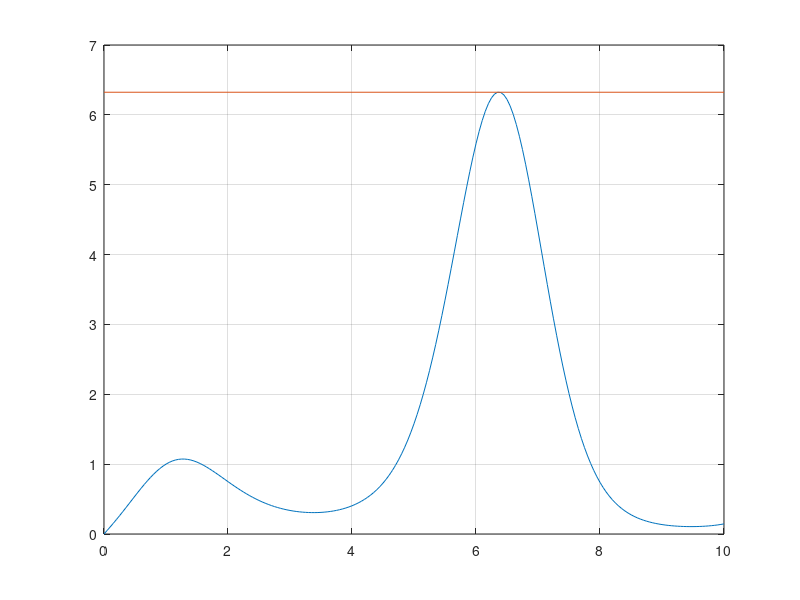

Source code (MATLAB): (Note: this script raises an error after producing the figure.)
%______Metody numeryczne LAB5____________________________
%______________Calkowanie numeryczne_________________

clc;
clear all;
close all;

y = 'x.^cos(x)';
f = inline(y);

%przedzia calki a, b
a = 0;
b = 10;

%n - ilość bloków
n = 200;
%h - krok calkowamie
h = (b-a) / n; 
%Rozkład do całkowania z krokiem h
x = a : h : b;

% _________________Całkowanie metodą prostokątów_____________
J1 = h * (sum(f(x)) - f(b) );

disp("Całkowanie metodą prostokątów: ")
disp(J1);

% __________________Całkowanie metodą trapezów_______________
J2 = h * (sum(f(x)) - f(b) / (2 - f(a)) );

disp("Całkowanie metodą trapezów: ")
disp(J2);

% __________________Całkowanie metodą Simpsona_______________
even = a+h : 2*h : b-h;
own = a+2*h : 2*h : b-2*h;

J3 = (h/3 * (f(a) + 4*sum(f(even)) + 2*sum(f(own)) + f(b)) );

disp("Całkowanie metodą simpsona: ")
disp(J3);

% __________________Całkowanie metodą Simpsona_______________
J4 = quad(y, a, b);

disp("Całkowanie metodą wbudowaną 'quar': ")
disp(J4);


% __________________Całkowanie metodą Monte Carlo_______________
%wykres funkcji
plot(x, f(x));

maximum = max(f(x));

grid on;
hold on;

line([ a b ], [maximum maximum]);

%liczba punktow
num = 3000;

X = a + (b-a) * rand(1, num);
Y = maximum *rand(1, num);

k = 0;

for i=1: num
    if f(X(i))>Y(i)
        k = k+1;
        plot(X(i), Y(i), 'o', color='green');
    else
        plot(X(i), Y(i), '.', color='red');
    end
end
title("Całka Monte Carlo")

J5 = (b-a) * maximum * k/num;
disp("calka monte carlo: ");
disp(J5)

hold off;
grid off;





